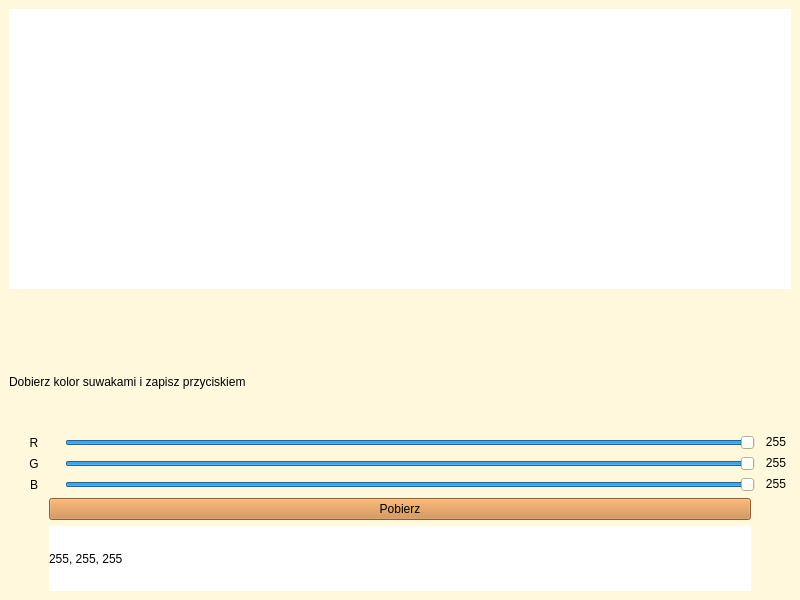
<?xml version="1.0" encoding="UTF-8"?>
<ui version="4.0">
 <class>MainWindow</class>
 <widget class="QMainWindow" name="MainWindow">
  <property name="geometry">
   <rect>
    <x>0</x>
    <y>0</y>
    <width>800</width>
    <height>600</height>
   </rect>
  </property>
  <property name="windowTitle">
   <string>Wzornik kolorów RGB. Wykonał Bejmach</string>
  </property>
  <property name="styleSheet">
   <string notr="true">background-color: #FFF8DC</string>
  </property>
  <widget class="QWidget" name="centralwidget">
   <layout class="QVBoxLayout" name="verticalLayout" stretch="3,1,1,1,1,1,1">
    <item>
     <widget class="QLabel" name="label">
      <property name="styleSheet">
       <string notr="true">background-color: rgb(255,  255, 255)</string>
      </property>
      <property name="text">
       <string/>
      </property>
     </widget>
    </item>
    <item>
     <spacer name="verticalSpacer">
      <property name="orientation">
       <enum>Qt::Orientation::Vertical</enum>
      </property>
      <property name="sizeType">
       <enum>QSizePolicy::Policy::Fixed</enum>
      </property>
      <property name="sizeHint" stdset="0">
       <size>
        <width>20</width>
        <height>40</height>
       </size>
      </property>
     </spacer>
    </item>
    <item>
     <widget class="QLabel" name="label_2">
      <property name="text">
       <string>Dobierz kolor suwakami i zapisz przyciskiem</string>
      </property>
     </widget>
    </item>
    <item>
     <layout class="QHBoxLayout" name="horizontalLayout">
      <item>
       <widget class="QLabel" name="label_3">
        <property name="sizePolicy">
         <sizepolicy hsizetype="Fixed" vsizetype="Preferred">
          <horstretch>0</horstretch>
          <verstretch>0</verstretch>
         </sizepolicy>
        </property>
        <property name="minimumSize">
         <size>
          <width>50</width>
          <height>0</height>
         </size>
        </property>
        <property name="text">
         <string>R</string>
        </property>
        <property name="alignment">
         <set>Qt::AlignmentFlag::AlignCenter</set>
        </property>
       </widget>
      </item>
      <item>
       <widget class="QSlider" name="horizontalSlider">
        <property name="maximum">
         <number>255</number>
        </property>
        <property name="value">
         <number>255</number>
        </property>
        <property name="orientation">
         <enum>Qt::Orientation::Horizontal</enum>
        </property>
       </widget>
      </item>
      <item>
       <widget class="QLabel" name="label_4">
        <property name="enabled">
         <bool>true</bool>
        </property>
        <property name="sizePolicy">
         <sizepolicy hsizetype="Fixed" vsizetype="Fixed">
          <horstretch>0</horstretch>
          <verstretch>0</verstretch>
         </sizepolicy>
        </property>
        <property name="minimumSize">
         <size>
          <width>30</width>
          <height>0</height>
         </size>
        </property>
        <property name="text">
         <string>255</string>
        </property>
        <property name="alignment">
         <set>Qt::AlignmentFlag::AlignCenter</set>
        </property>
       </widget>
      </item>
     </layout>
    </item>
    <item>
     <layout class="QHBoxLayout" name="horizontalLayout_3">
      <item>
       <widget class="QLabel" name="label_6">
        <property name="sizePolicy">
         <sizepolicy hsizetype="Fixed" vsizetype="Preferred">
          <horstretch>0</horstretch>
          <verstretch>0</verstretch>
         </sizepolicy>
        </property>
        <property name="minimumSize">
         <size>
          <width>50</width>
          <height>0</height>
         </size>
        </property>
        <property name="text">
         <string>G</string>
        </property>
        <property name="alignment">
         <set>Qt::AlignmentFlag::AlignCenter</set>
        </property>
       </widget>
      </item>
      <item>
       <widget class="QSlider" name="horizontalSlider_2">
        <property name="maximum">
         <number>255</number>
        </property>
        <property name="value">
         <number>255</number>
        </property>
        <property name="orientation">
         <enum>Qt::Orientation::Horizontal</enum>
        </property>
       </widget>
      </item>
      <item>
       <widget class="QLabel" name="label_5">
        <property name="sizePolicy">
         <sizepolicy hsizetype="Fixed" vsizetype="Fixed">
          <horstretch>0</horstretch>
          <verstretch>0</verstretch>
         </sizepolicy>
        </property>
        <property name="minimumSize">
         <size>
          <width>30</width>
          <height>0</height>
         </size>
        </property>
        <property name="text">
         <string>255</string>
        </property>
        <property name="alignment">
         <set>Qt::AlignmentFlag::AlignCenter</set>
        </property>
       </widget>
      </item>
     </layout>
    </item>
    <item>
     <layout class="QHBoxLayout" name="horizontalLayout_4">
      <item>
       <widget class="QLabel" name="label_7">
        <property name="sizePolicy">
         <sizepolicy hsizetype="Fixed" vsizetype="Preferred">
          <horstretch>0</horstretch>
          <verstretch>0</verstretch>
         </sizepolicy>
        </property>
        <property name="minimumSize">
         <size>
          <width>50</width>
          <height>0</height>
         </size>
        </property>
        <property name="text">
         <string>B</string>
        </property>
        <property name="alignment">
         <set>Qt::AlignmentFlag::AlignCenter</set>
        </property>
       </widget>
      </item>
      <item>
       <widget class="QSlider" name="horizontalSlider_3">
        <property name="maximum">
         <number>255</number>
        </property>
        <property name="value">
         <number>255</number>
        </property>
        <property name="orientation">
         <enum>Qt::Orientation::Horizontal</enum>
        </property>
       </widget>
      </item>
      <item>
       <widget class="QLabel" name="label_8">
        <property name="sizePolicy">
         <sizepolicy hsizetype="Fixed" vsizetype="Fixed">
          <horstretch>0</horstretch>
          <verstretch>0</verstretch>
         </sizepolicy>
        </property>
        <property name="minimumSize">
         <size>
          <width>30</width>
          <height>0</height>
         </size>
        </property>
        <property name="text">
         <string>255</string>
        </property>
        <property name="alignment">
         <set>Qt::AlignmentFlag::AlignCenter</set>
        </property>
       </widget>
      </item>
     </layout>
    </item>
    <item>
     <layout class="QHBoxLayout" name="horizontalLayout_5">
      <item>
       <spacer name="horizontalSpacer_2">
        <property name="orientation">
         <enum>Qt::Orientation::Horizontal</enum>
        </property>
        <property name="sizeType">
         <enum>QSizePolicy::Policy::Preferred</enum>
        </property>
        <property name="sizeHint" stdset="0">
         <size>
          <width>40</width>
          <height>20</height>
         </size>
        </property>
       </spacer>
      </item>
      <item>
       <layout class="QVBoxLayout" name="verticalLayout_3">
        <item>
         <widget class="QPushButton" name="pushButton">
          <property name="styleSheet">
           <string notr="true">background-color: #CD853F</string>
          </property>
          <property name="text">
           <string>Pobierz</string>
          </property>
         </widget>
        </item>
        <item>
         <widget class="QLabel" name="label_9">
          <property name="styleSheet">
           <string notr="true">background-color: rgb(255, 255, 255)</string>
          </property>
          <property name="text">
           <string>255, 255, 255</string>
          </property>
         </widget>
        </item>
       </layout>
      </item>
      <item>
       <spacer name="horizontalSpacer">
        <property name="orientation">
         <enum>Qt::Orientation::Horizontal</enum>
        </property>
        <property name="sizeType">
         <enum>QSizePolicy::Policy::Preferred</enum>
        </property>
        <property name="sizeHint" stdset="0">
         <size>
          <width>40</width>
          <height>20</height>
         </size>
        </property>
       </spacer>
      </item>
     </layout>
    </item>
   </layout>
  </widget>
 </widget>
 <resources/>
 <connections/>
</ui>
